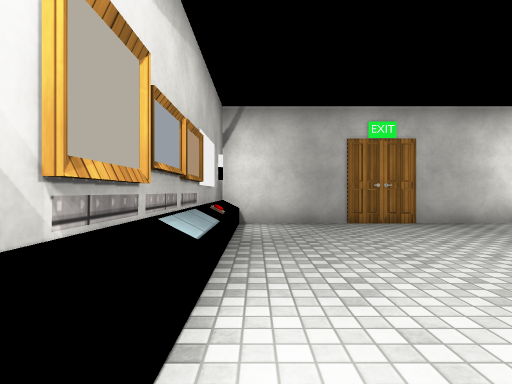
[1] (above)

12 first-person views from a walk through a 3-D level made in the Unity game engine. The camera is 1.2 m above the floor, looks level and sees 80° across. The floor is counted in squares, 1.52 m on a side. Each view is taken from the middle of a square. On the plan, view 1 faces up. The plan holds only what a view shows up to about 11 squares ahead; the rest is blank. The player character is not drawn. Some surface patterns are stand-ins.

[2]
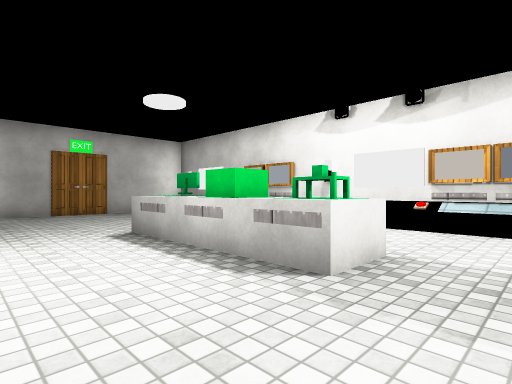

[3]
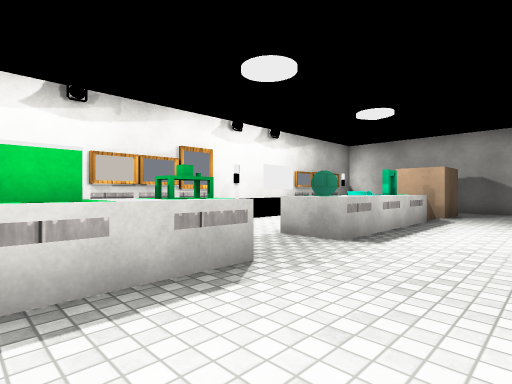

[4]
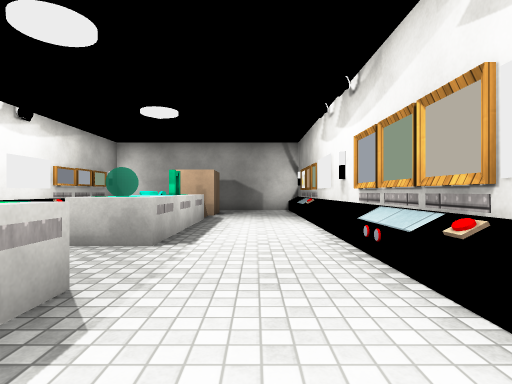

[5]
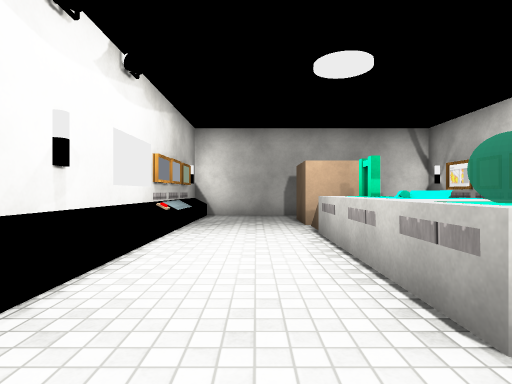

[6]
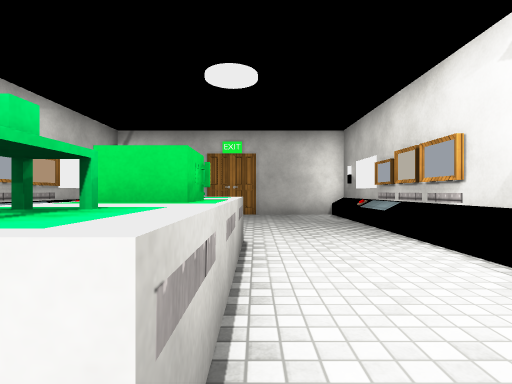

[7]
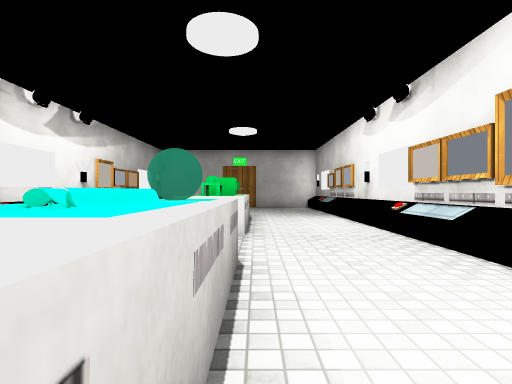

[8]
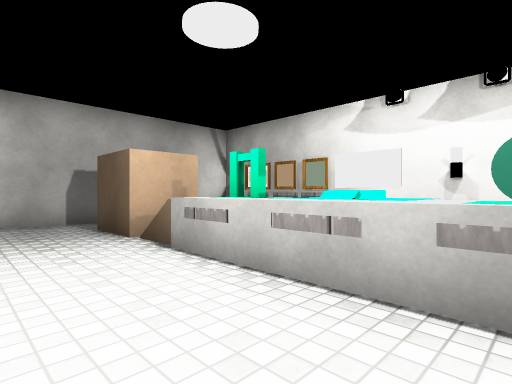

[9]
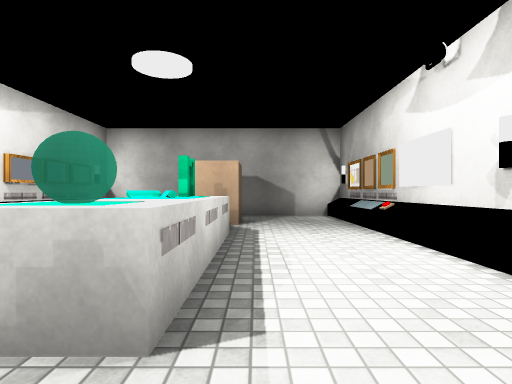

[10]
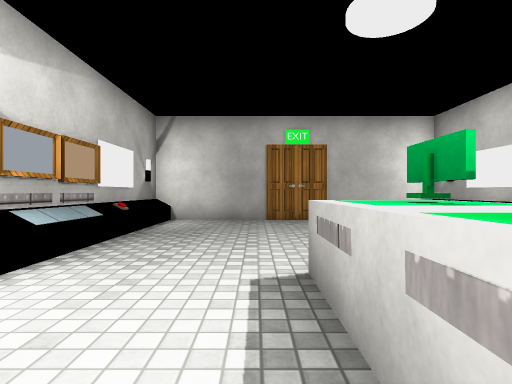

[11]
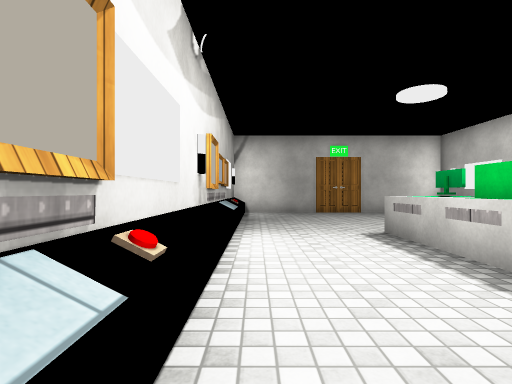

[12]
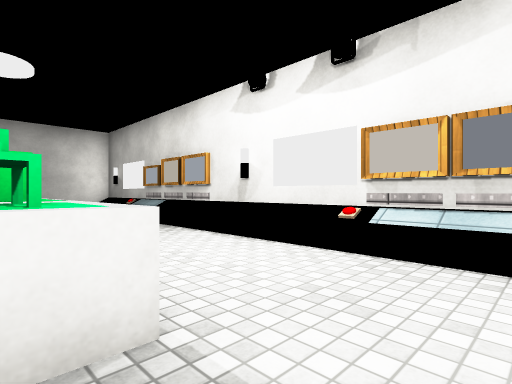

### Floor plan
Points are (right, up) in squares from view 1. A wall is a line through its corners. A room is listed if a view was taken in it or the views show most of it. See-through windows are left out.
Room 1 (views 1, 2, 3, 4, 5, 6, 7, 8, 9, 10, 11, 12)
walls: (7.1, -1.6) (7.1, 4.5); (7.1, -4.5) (7.1, -2.4); (-0.8, -5.4) (-0.8, -10.5); (7.1, -8.5) (7.1, -5.4); (-0.8, 3.5) (-0.8, -1.6); (2.4, -11.9) (2.4, -10.3) (3.8, -10.3) (3.8, -11.9); (7.1, 5.4) (7.1, 7.7) (-0.8, 7.7) (-0.8, 5.4); (-0.8, -12.4) (-0.8, -13.3) (7.1, -13.3) (7.1, -9.4)
objects: other object (-1, -12); other object (-1, -11); other object (-1, -5); other object (-1, -4); other object (-1, -3); other object (-1, -2); other object (-1, 4); other object (-1, 5); other object (3, -9); other object (3, -8); other object (3, -7) to (3, -6); other object (3, -5); other object (3, -2); other object (3, -1) to (3, 0); other object (3, 1) to (3, 2)

Where each view was taken, in squares from view 1:
view 1: 0 up, 0 right, facing up
view 2: 4 down, 0 right, facing up-right
view 3: 0 up, 0 right, facing down-right
view 4: 0 up, 1 right, facing down
view 5: 3 down, 5 right, facing down
view 6: 3 down, 4 right, facing up
view 7: 8 down, 4 right, facing up
view 8: 5 down, 6 right, facing down-left
view 9: 3 down, 2 right, facing down
view 10: 1 down, 2 right, facing up
view 11: 4 down, 0 right, facing up
view 12: 4 down, 3 right, facing up-right
